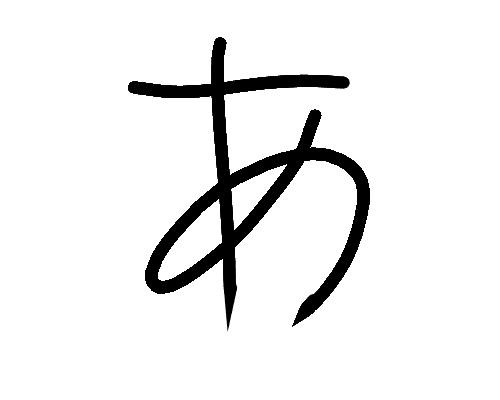
#> input picture dataset/aa/aa005.jpg, 500 x 400 px; its folder holds only this picture in this run
$ python -i data_utils.py   (imports and definitions only)
#> lines starting #> are read from the running program, lines starting #| are printed output that depends on the picture; after the words box and inside, x2 and y2 are one past the last pixel; in counts of white or black regions, pixels touching at a corner belong together
### config.py
from __future__ import annotations

# 46 базовых символов хираганы в стандартном порядке gojuon.
# aliases учитывают структуру скачанного датасета, где гласные названы aa/ii/uu/ee/oo.
HIRAGANA_CLASSES = [
    ("a", "あ", ("a", "aa", "あ")),
    ("i", "い", ("i", "ii", "い")),
    ("u", "う", ("u", "uu", "う")),
    ("e", "え", ("e", "ee", "え")),
    ("o", "お", ("o", "oo", "お")),
    ("ka", "か", ("ka", "か")),
    ("ki", "き", ("ki", "き")),
    ("ku", "く", ("ku", "く")),
    ("ke", "け", ("ke", "け")),
    ("ko", "こ", ("ko", "こ")),
    ("sa", "さ", ("sa", "さ")),
    ("shi", "し", ("shi", "si", "し")),
    ("su", "す", ("su", "す")),
    ("se", "せ", ("se", "せ")),
    ("so", "そ", ("so", "そ")),
    ("ta", "た", ("ta", "た")),
    ("chi", "ち", ("chi", "ti", "ち")),
    ("tsu", "つ", ("tsu", "tu", "つ")),
    ("te", "て", ("te", "て")),
    ("to", "と", ("to", "と")),
    ("na", "な", ("na", "な")),
    ("ni", "に", ("ni", "に")),
    ("nu", "ぬ", ("nu", "ぬ")),
    ("ne", "ね", ("ne", "ね")),
    ("no", "の", ("no", "の")),
    ("ha", "は", ("ha", "は")),
    ("hi", "ひ", ("hi", "ひ")),
    ("fu", "ふ", ("fu", "hu", "ふ")),
    ("he", "へ", ("he", "へ")),
    ("ho", "ほ", ("ho", "ほ")),
    ("ma", "ま", ("ma", "ま")),
    ("mi", "み", ("mi", "み")),
    ("mu", "む", ("mu", "む")),
    ("me", "め", ("me", "め")),
    ("mo", "も", ("mo", "も")),
    ("ya", "や", ("ya", "や")),
    ("yu", "ゆ", ("yu", "ゆ")),
    ("yo", "よ", ("yo", "よ")),
    ("ra", "ら", ("ra", "ら")),
    ("ri", "り", ("ri", "り")),
    ("ru", "る", ("ru", "る")),
    ("re", "れ", ("re", "れ")),
    ("ro", "ろ", ("ro", "ろ")),
    ("wa", "わ", ("wa", "わ")),
    ("wo", "を", ("wo", "を")),
    ("nn", "ん", ("nn", "n", "ん")),
]

NUM_CLASSES = len(HIRAGANA_CLASSES)
ROMAJI = [item[0] for item in HIRAGANA_CLASSES]
KANA = [item[1] for item in HIRAGANA_CLASSES]

ALIAS_TO_CLASS_ID: dict[str, int] = {}
for class_id, (_, _, aliases) in enumerate(HIRAGANA_CLASSES):
    for alias in aliases:
        ALIAS_TO_CLASS_ID[alias.lower()] = class_id
#> further down, picture is the input picture: PIL image 500x400 RGB; min 0, max 255, mean 236.6

IMAGE_SIZE = 32
CONTENT_SIZE = 26
SUPPORTED_EXTENSIONS = {".jpg", ".jpeg", ".png", ".bmp"}

### data_utils.py
from __future__ import annotations

import csv
from pathlib import Path

import numpy as np
from PIL import Image, ImageEnhance, ImageFilter, ImageOps

from config import (
    ALIAS_TO_CLASS_ID,
    CONTENT_SIZE,
    IMAGE_SIZE,
    KANA,
    NUM_CLASSES,
    ROMAJI,
    SUPPORTED_EXTENSIONS,
)


def preprocess_image(image: Image.Image, image_size: int = IMAGE_SIZE) -> np.ndarray:
    """Преобразует исходное изображение в квадрат image_size x image_size.

    Штрихи символа становятся значениями около 1, фон — около 0.
    Один и тот же preprocessing используется и при обучении, и при предсказании.
    """
#> called with image_size = 32
    gray = ImageOps.autocontrast(image.convert("L"))
    arr = np.asarray(gray, dtype=np.float32) / 255.0
    ink = 1.0 - arr
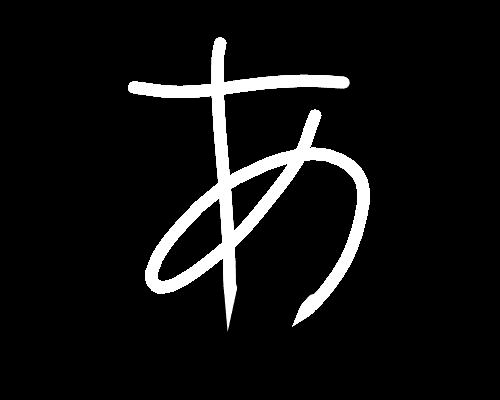
#> ink: shape (400, 500) float32; min 0, max 1, mean 0.0721

    # Белый фон после инверсии близок к 0. Небольшой порог отсекает шум JPEG.
    mask = ink > 0.08
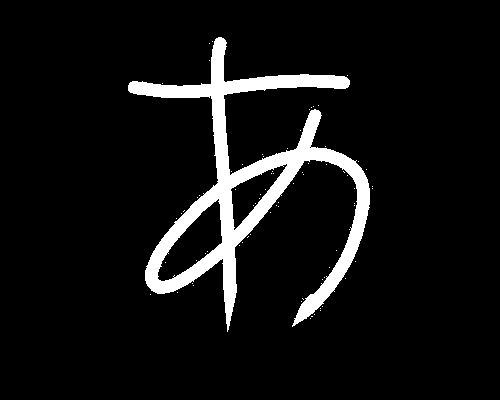
#> mask: shape (400, 500) bool; 7.3% white; 76 white regions (75 under 20 px), largest, box (x1, y1, x2, y2) and area: (128, 37, 370, 332) 14591
    if not mask.any():
        raise ValueError("На изображении не найден символ.")

    ys, xs = np.where(mask)
#> ys = 14671 values from 37 to 331; xs = 14671 values, max 372 at index 7514, min 128 at index 1762, mean 252.3
    left, right = int(xs.min()), int(xs.max()) + 1
#> left = 128; right = 373
    top, bottom = int(ys.min()), int(ys.max()) + 1
#> top = 37; bottom = 332
    ink = ink[top:bottom, left:right]
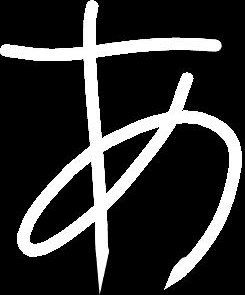
#> ink: shape (295, 245) float32; min 0, max 1, mean 0.2

    if ink.size == 0:
        raise ValueError("После preprocessing изображение оказалось пустым.")

    h, w = ink.shape
#> h = 295; w = 245
    scale = min(CONTENT_SIZE / max(w, 1), CONTENT_SIZE / max(h, 1))
#> scale = 0.0881
    new_w = max(1, int(round(w * scale)))
#> new_w = 22
    new_h = max(1, int(round(h * scale)))
#> new_h = 26

    ink_img = Image.fromarray(np.uint8(np.clip(ink, 0, 1) * 255), mode="L")
    ink_img = ink_img.resize((new_w, new_h), Image.Resampling.LANCZOS)
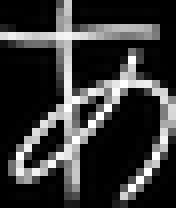
#> ink_img: PIL image 22x26 L (shown 8 times larger); min 0, max 255, mean 54.6

    canvas = Image.new("L", (image_size, image_size), 0)
#> canvas: PIL image 32x32 L; every value is 0
    x = (image_size - new_w) // 2
#> x = 5
    y = (image_size - new_h) // 2
#> y = 3
    canvas.paste(ink_img, (x, y))
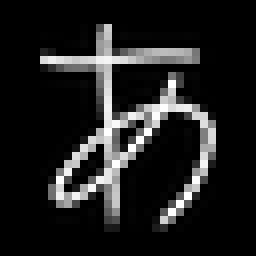
#> canvas: PIL image 32x32 L (shown 8 times larger); min 0, max 255, mean 30.5

    return np.asarray(canvas, dtype=np.float32) / 255.0


# [1210 lines left out: functions augment_image_array, augment_image_array_extended, augment_training_set_extended, build_or_load_augmented_pool, stratified_subtrain_validation_split, _balanced_source_indices and 12 more, not called in this run]

>>> from PIL import Image
>>> picture = Image.open('dataset/aa/aa005.jpg')
>>> result = preprocess_image(picture)

$ run again, on dataset/aa/aa030.jpg
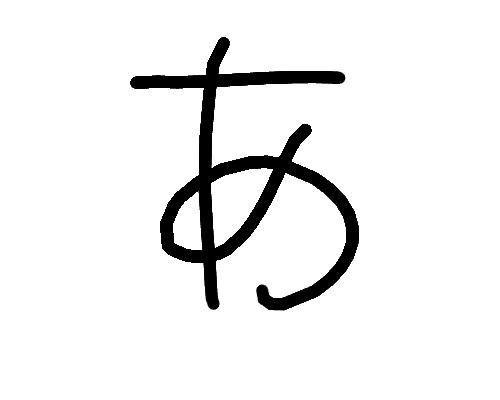
#> input picture dataset/aa/aa030.jpg, 500 x 400 px
#> picture is the input picture: PIL image 500x400 RGB; min 0, max 255, mean 237.9
#> in preprocess_image, `mask = ink > 0.08`:
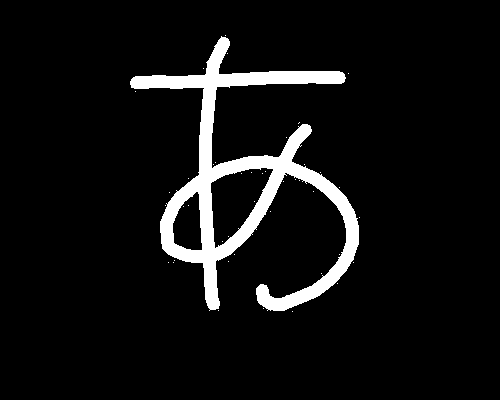
#> mask: shape (400, 500) bool; 6.8% white; 43 white regions (42 under 20 px), largest, box (x1, y1, x2, y2) and area: (130, 36, 359, 311) 13626
#> ys = 13669 values from 35 to 311; xs = 13669 values, max 359 at index 8889, min 130 at index 2144, mean 247
#> left = 130; right = 360
#> top = 35; bottom = 312
#> in preprocess_image, `canvas.paste(ink_img, (x, y))`:
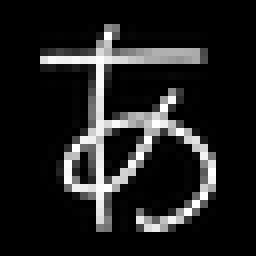
#> canvas: PIL image 32x32 L (shown 8 times larger); min 0, max 255, mean 31.9
